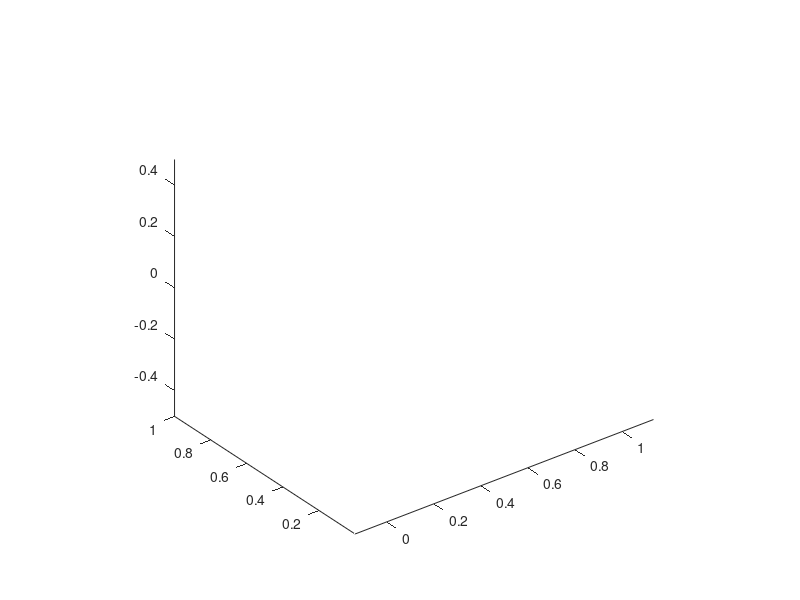

MATLAB code for this plot: (Note: this script raises an error after producing the figure.)
function [] = CreateEnvironment()
axis equal;
view(3);
camlight;
hold on;

            % Create the Floor
            surf([-5,-5;5,5] ...
            ,[-5,4;-5,4] ...
            ,[0.01,0.01;0.01,0.01] ...
            ,'CData',imread('concrete.jpg') ...
            ,'FaceColor','texturemap');

            %Create the walls
            surf([-5,5;-5,5] ...
            ,[4,4;4,4] ...
            ,[0,0;4,4] ...
            ,'CData',imread('concrete.jpg') ...
            ,'FaceColor','texturemap');

            surf([-5,5;-5,5] ...
            ,[-5,-5;-5,-5] ...
            ,[0,0;4,4] ...
            ,'CData',imread('concrete.jpg') ...
            ,'FaceColor','texturemap');

            surf([5,5;5,5] ...
            ,[-5,4;-5,4] ...
            ,[0,0;4,4] ...
            ,'CData',imread('concrete.jpg') ...
            ,'FaceColor','texturemap');

            surf([-5,-5;-5,-5] ...
            ,[-5,4;-5,4] ...
            ,[0,0;4,4] ...
            ,'CData',imread('concrete.jpg') ...
            ,'FaceColor','texturemap');

            %Create Background
            surf([-5,5;-5,5] ...
            ,[8,8;8,8] ...
            ,[0,0;4,4] ...
            ,'CData',imread('space.jpg') ...
            ,'FaceColor','texturemap');

            surf([-5,-5;-5,-5] ...
            ,[4,8;4,8] ...
            ,[0,0;4,4] ...
            ,'CData',imread('space.jpg') ...
            ,'FaceColor','texturemap');

            surf([5,5;5,5] ...
            ,[4,8;4,8] ...
            ,[0,0;4,4] ...
            ,'CData',imread('space.jpg') ...
            ,'FaceColor','texturemap');

            surf([-5,-5;5,5] ...
            ,[4,8;4,8] ...
            ,[0.01,0.01;0.01,0.01] ...
            ,'CData',imread('space.jpg') ...
            ,'FaceColor','texturemap');

            axis ([-5 5 -5 8 0 4])
%% Load Door into Matlab
door = PlaceObject('door.ply', [0,4,0]);
fireExt = PlaceObject('fireExtinguisher.ply', [4.9,1.5,1.5]);

% door2 = PlaceObject('door2.ply', [0,4,0]);
curtain = PlaceObject('lightCurtain1.ply', [4.85,-2,0]);
curtain2 = PlaceObject('lightCurtain2.ply', [-4.85,-2,0]);

%% Load EStop
EStop = PlaceObject('emergencyStopButton.ply', [4,4,2]);
%% Load Tools
camera = PlaceObject('camera.ply',[1.2,3.2,0]);
screwdriver = PlaceObject('screwdriver.ply', [1.2,3.3,0]);
toolbox = PlaceObject('toolbox.ply', [1.2,3.5,0]);
broom = PlaceObject('broom.ply', [1.2,3,0]);


%% Load Fences
PlaceObject('barrier1.5x0.2x1m.ply', [0.75,0.8,0]);
PlaceObject('barrier1.5x0.2x1m.ply', [-0.75,0.8,0]);
% PlaceObject('barrier1.5x0.2x1m.ply', [0.75,-1.5,0]);
% PlaceObject('barrier1.5x0.2x1m.ply', [-0.75,-1.5,0]);
sideBarrier1 = PlaceObject('barrier1.5x0.2x1m.ply', [-3,1.5,0]);
sideBarrier2 = PlaceObject('barrier1.5x0.2x1m.ply', [-1.5,-1.5,0]);
sideBarrier3 = PlaceObject('barrier1.5x0.2x1m.ply', [-1.5,1.5,0]);
sideBarrier4 = PlaceObject('barrier1.5x0.2x1m.ply', [-3,-1.5,0]);

sideBarrier1_Vert = [get(sideBarrier1, 'Vertices'), ones(size(get(sideBarrier1,'Vertices'),1),1)] *trotz(pi/2);
set(sideBarrier1, 'Vertices', sideBarrier1_Vert(:,1:3));	

sideBarrier2_Vert = [get(sideBarrier2, 'Vertices'), ones(size(get(sideBarrier2,'Vertices'),1),1)] *trotz(pi/2);
set(sideBarrier2, 'Vertices', sideBarrier2_Vert(:,1:3));

sideBarrier3_Vert = [get(sideBarrier3, 'Vertices'), ones(size(get(sideBarrier3,'Vertices'),1),1)] *trotz(pi/2);
set(sideBarrier3, 'Vertices', sideBarrier3_Vert(:,1:3));	

sideBarrier4_Vert = [get(sideBarrier4, 'Vertices'), ones(size(get(sideBarrier4,'Vertices'),1),1)] *trotz(pi/2);
set(sideBarrier4, 'Vertices', sideBarrier4_Vert(:,1:3));

%Load safety zone
            surf([-1.6,-1.6;1.6,1.6] ...
            ,[0.75,4;0.75,4] ...
            ,[0.02,0.02;0.02,0.02] ...
            ,'CData',imread('tape2.jpg') ...
            ,'FaceColor','texturemap');
